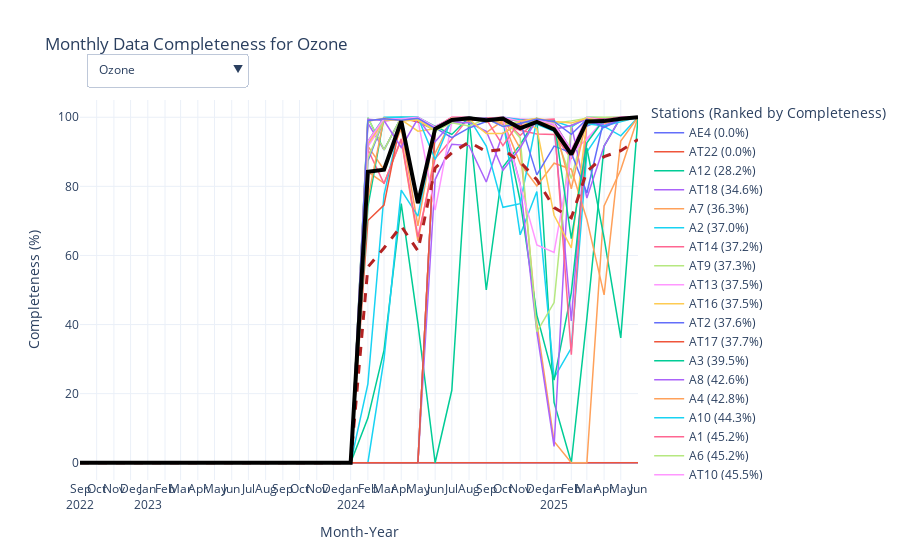

Notebook source saved alongside this figure:
### Code cell
# Plot completeness by parameter
def plot_completeness_by_parameter(cleaned_data):
    """
    Plots the monthly data completeness for each station for a selected parameter.

    Args:
        cleaned_data (pd.DataFrame): DataFrame containing the time series data with a 'time' column,
                                     a 'name' column for station names, and columns for each parameter.
    """
    
    df_processed = cleaned_data.copy()
    df_processed['month_year'] = df_processed['time'].dt.to_period('M')
    
    total_params = ['Ozone','Nitrogen dioxide', 'Sulphur dioxide', 'Particulate matter 10', 'Particulate matter 2.5', 'Temperature', 'Pressure', 'Relative humidity', 'Wind direction', 'Wind speed']
    unique_stations = df_processed['name'].unique()
    
    fig = go.Figure()

    num_traces_per_param = len(unique_stations) + 2  # Stations + Mean + Median

    for i, param in enumerate(total_params):
        # Calculate monthly completeness for the parameter
        monthly_completeness = df_processed.groupby(['month_year', 'name'], observed=False)[param].apply(lambda x: x.notnull().mean() * 100).reset_index()
        pivot_df = monthly_completeness.pivot(index='month_year', columns='name', values=param)
        pivot_df = pivot_df.reindex(columns=unique_stations, fill_value=0) # Ensure all stations are included
        pivot_df.index = pivot_df.index.astype(str)

        # Rank stations by overall completeness for the parameter
        station_overall_completeness = pivot_df.mean().sort_values()

        # Add traces for each station, ranked
        for station_name in station_overall_completeness.index:
            completeness_pct = station_overall_completeness[station_name]
            fig.add_trace(go.Scatter(
                x=pivot_df.index,
                y=pivot_df[station_name],
                name=f"{station_name} ({completeness_pct:.1f}%)",
                mode='lines',
                visible=(i == 0),
                line=dict(width=1.5),
                hoverinfo='x+y+name',
                showlegend=True
            ))
            
        # Calculate and add mean and median traces
        monthly_mean = pivot_df.mean(axis=1)
        monthly_median = pivot_df.median(axis=1)
        
        fig.add_trace(go.Scatter(
            x=monthly_mean.index, y=monthly_mean.values, name='Mean (All Stations)',
            mode='lines', line=dict(color='firebrick', width=3, dash='dash'),
            visible=(i == 0), hoverinfo='x+y'
        ))
        fig.add_trace(go.Scatter(
            x=monthly_median.index, y=monthly_median.values, name='Median (All Stations)',
            mode='lines', line=dict(color='black', width=4),
            visible=(i == 0), hoverinfo='x+y'
        ))

    # Create dropdown menu
    buttons = []
    for i, param in enumerate(total_params):
        visibility = [False] * (len(total_params) * num_traces_per_param)
        start_index = i * num_traces_per_param
        end_index = start_index + num_traces_per_param
        for j in range(start_index, end_index):
            visibility[j] = True
            
        button = dict(
            label=param,
            method='update',
            args=[{'visible': visibility},
                  {'title': f'Monthly Data Completeness for {param}'}]
        )
        buttons.append(button)

    fig.update_layout(
        updatemenus=[dict(
            active=0,
            buttons=buttons,
            direction="down",
            pad={"r": 10, "t": 10},
            showactive=True,
            x=0.01,
            xanchor="left",
            y=1.15,
            yanchor="top"
        )],
        title_text=f'Monthly Data Completeness for {total_params[0]}',
        xaxis_title='Month-Year',
        yaxis_title='Completeness (%)',
        yaxis_range=[-5, 105],
        legend_title_text='Stations (Ranked by Completeness)',
        hovermode='x unified',
        template='plotly_white',
        xaxis=dict(
            dtick="M1",
            tickformat="%b\n%Y",
            tickangle=0
        )
    )

    fig.show()

# Remove identified stations from cleaned_data
invalid_stations = [6,8,10,16,20,32,36,38]
#old_invalid_stations = [7,9,19,27,32,36,38]
mask = ~cleaned_data['id'].isin(invalid_stations)
processed_data = cleaned_data[mask].copy()

plot_completeness_by_parameter(processed_data)
